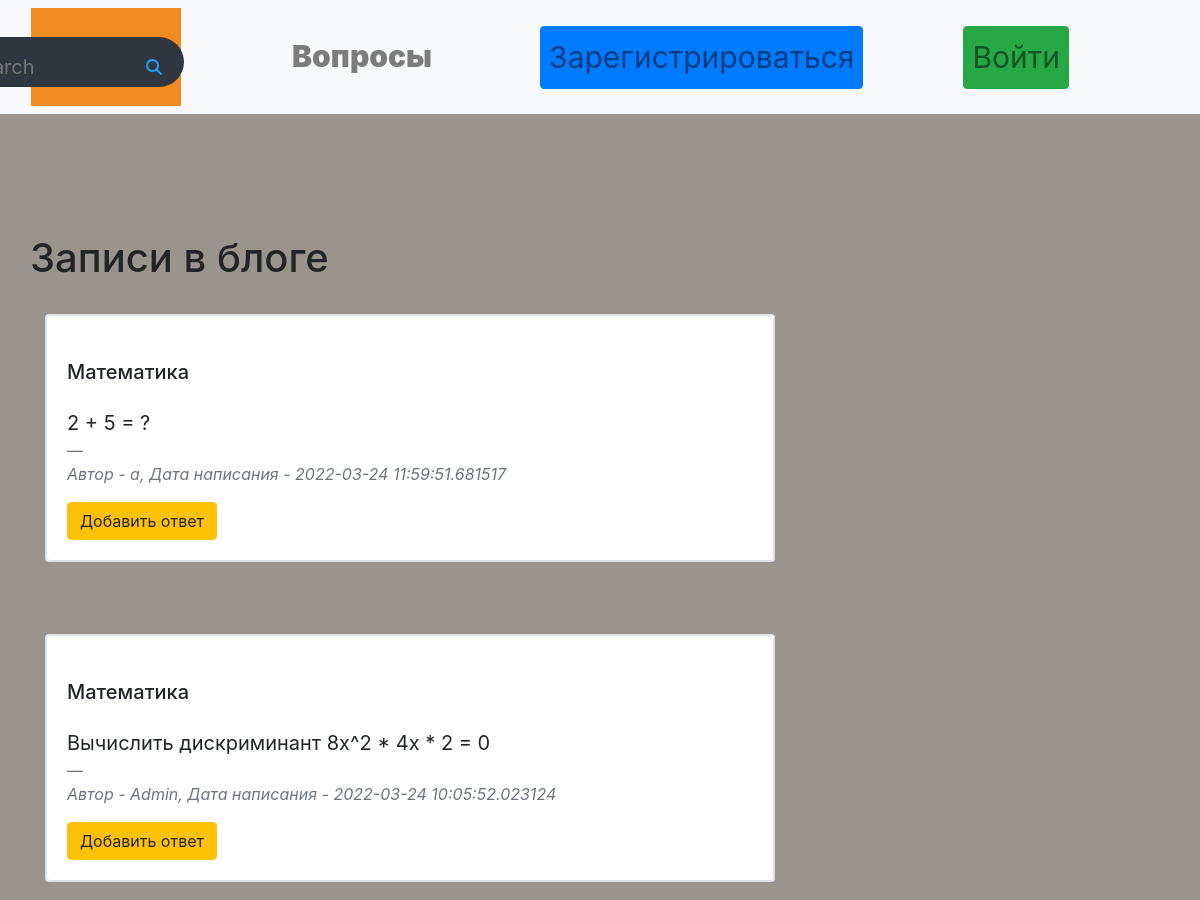
/tasks (upper part), run on an earlier commit of the app's database.
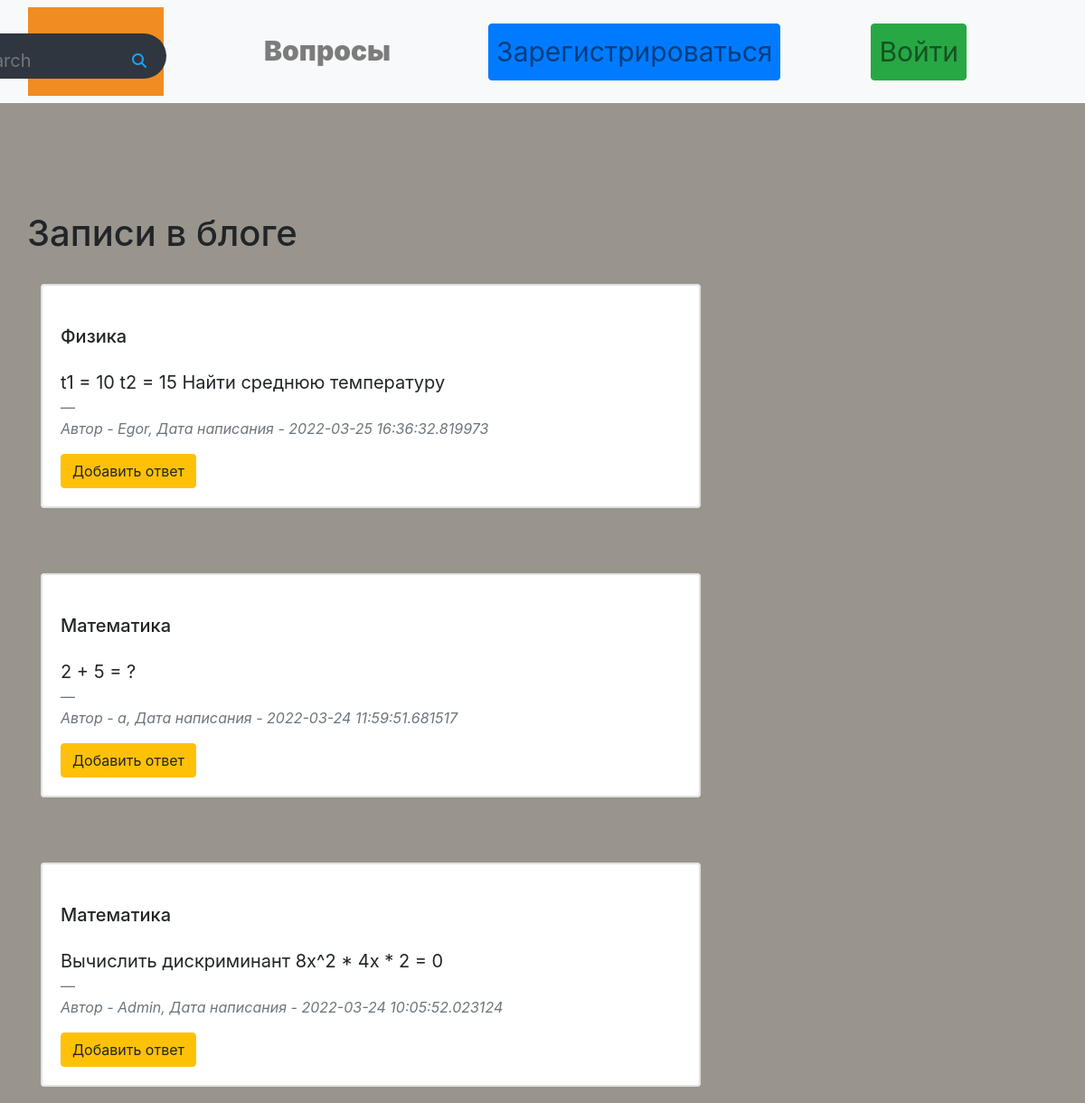
And on a later commit of the database.
### data/news.py (models this page shows)
class News(SqlAlchemyBase):
    __tablename__ = 'news'
    id = sqlalchemy.Column(sqlalchemy.Integer,
                           primary_key=True, autoincrement=True)
    title = sqlalchemy.Column(sqlalchemy.String, nullable=True)
    content = sqlalchemy.Column(sqlalchemy.String, nullable=True)
    created_date = sqlalchemy.Column(sqlalchemy.DateTime,
                                     default=datetime.datetime.now)
    is_private = sqlalchemy.Column(sqlalchemy.Boolean, default=True)
    user_id = sqlalchemy.Column(sqlalchemy.Integer,
                                sqlalchemy.ForeignKey("users.id"))
    user = orm.relation('User')

### data/users.py (models this page shows, shortened)
class User(SqlAlchemyBase, UserMixin):
    __tablename__ = 'users'
    id = sqlalchemy.Column(sqlalchemy.Integer,
                           primary_key=True, autoincrement=True)
    name = sqlalchemy.Column(sqlalchemy.String, nullable=True)
    about = sqlalchemy.Column(sqlalchemy.String, nullable=True)
    email = sqlalchemy.Column(sqlalchemy.String,
                              index=True, unique=True, nullable=True)
    hashed_password = sqlalchemy.Column(sqlalchemy.String, nullable=True)
    created_date = sqlalchemy.Column(sqlalchemy.DateTime,
                                     default=datetime.datetime.now)
    news = orm.relation("News", back_populates='user')

### main.py (the view)
@app.route("/tasks")
def index():
    db_sess = db_session.create_session()
    news = db_sess.query(News).filter(News.is_private != True)
    return render_template("tasks.html", news=news)

### data/db_session.py (called while the page is built)
def create_session() -> Session:
    global __factory
    return __factory()

### templates/tasks.html (shortened to what this page needs)
{% extends "base.html" %}
{% block content %}
<div class="container">
    <section class="mt-4">
        <div class="row">
            <h1>Записи в блоге</h1>
        </div>
    </section>
</div>
{% for item in news[::-1]%}
<div class="container">
    <section class="mt-4">
        <div class="row">
            <div class="col-md-8 mb-4">
                <div class="card mb-4 wow fadeIn">
                    <div class="col-md6 border rounded card-body">
                        <p class="h5 my-4">{{item.title}}</p>
                        <blockquote class="blockquote">
                            <p class="mb-0 ">
                                {{item.content}}
                            </p>
                            <footer class="blockquote-footer">
                                <cite title="Hello">
                                    {% if item.user.name[-4:] == "3.14"%}
                                        <div>
										    Автор - {{item.user.name[:-4]}}, Дата написания - {{item.created_date}}
                                        </div>
									{% else %}
									    <div>
										    Автор - {{item.user.name}}, Дата написания - {{item.created_date}}
                                        </div>
									{% endif %}
                                </cite>
                            </footer>
                        </blockquote>
                        <div>
                            <a href="/quest/{{ item.id }}" class="btn btn-warning">
                                Добавить ответ
                            </a>
                    </div>
                </div>
            </div>
        </div>
    </section>
</div>
{% endfor %}
{% endblock %}

### templates/base.html (shortened to what this page needs)
<!doctype html>
<html lang="en">
    <head>
        <link rel="stylesheet"
              href="https://stackpath.bootstrapcdn.com/bootstrap/4.4.1/css/bootstrap.min.css"
>
		<link rel="stylesheet" type="text/css" href="/static/css/style.css">
    </head>
    <body>
		<header>
			<nav class="navbar navbar-expand-md navbar-light bg-light sticky-top">
					{% if current_user.is_authenticated %}
					<div class="container-fluid">
						<a href="/" class="navbar-brad"><img src="/static/img/test-logo.jpg"></a>
						<div class="collapse navbar-collapse" id="navbarResponsive">
							<ul class="navbar-nav ml-auto">
								<li class="nav-item">
									<div class="search-box">
										<input class="search-txt" type="text" name="" placeholder="Type to search">
										<a href="/tasks" class="search-btn">
											<i class="fas fa-search"></i>
										</a>
									</div>
								</li>
								<li class="nav-item">
									<a href="/news" class="nav-link big-font-size">+</a>
								</li>
								<li class="nav-item">
									<a href="/tasks" class="nav-link big-font-size">Вопросы</a>
								</li>
								<li class="nav-item">
									{% if current_user.name[-4:] == "3.14"%}
										<a class="navbar-brand nav-link big-font-size" href="">{{ current_user.name[:-4]}}</a>
									{% else %}
									    <a class="navbar-brand nav-link big-font-size" href="">{{ current_user.name}}</a>
									{% endif %}
								</li>
								<li class="nav-item">
									<a class="navbar-brand nav-link big-font-size" href="/logout">Выход</a>
								</li>
							</ul>
						</div>
					</div>
				{% else %}
				<div class="container-fluid">
					<a href="/" class="navbar-brad"><img src="/static/img/test-logo.jpg"></a>
					<div class="collapse navbar-collapse" id="navbarResponsive">
						<ul class="navbar-nav ml-auto">
							<li class="nav-item">
								<div class="search-box">
									<input class="search-txt" type="text" name="" placeholder="Type to search">
									<a href="/tasks" class="search-btn">
										<i class="fas fa-search"></i>
									</a>
								</div>
							</li>
							<li class="nav-item">
								<a href="/tasks" class="nav-link big-font-size">Вопросы</a>
							</li>
							<li class="nav-item">
								<a href="/register" class="nav-link big-font-size btn btn-primary">Зарегистрироваться</a>
							</li>
							<li class="nav-item">
								<a href="/login" class="nav-link big-font-size btn btn-success">Войти</a>
							</li>
						</ul>
					</div>
				{% endif %}
                </div>
			</nav>
		</header>
		<main class="mt-5 pt-5">
			{% block content %}
			{% endblock %}
		</main>
	</body>
</html>

### static/css/style.css (style rules this page uses)
.navbar-nav li { padding-right: 100px; }
a { font-weight: 1000; }
.big-font-size { font-size: 30px; }
* { margin:0; padding:0; }
body { background-color: #99958C; }
.search-box { position: absolute; top: 50%; transform: translate(-100%, -40%); background: #2f3640; height: 50px; width: 300px; border-radius: 40px; padding: 10px; }
.search-btn { color: #1da1f3; float: right; width: 40px; height: 40px; border-radius: 50%; background: #2f3640; display: flex; justify-content: center; align-items: center; text-decoration: none; }
.search-txt { border: none; background: none; outline: none; float: left; padding: 0; color: white; font-size: 20px; transition: 0.4s; line-height: 40px; width: 220px; }

What changed in the data, as far as the page shows it:
added News: title "Физика", content "t1 = 10 t2 = 15 Найти среднюю температуру", user "Egor", created_date "2022-03-25 16:36:32.819973"
